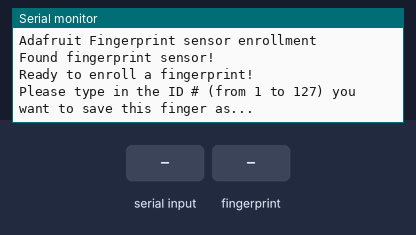
This sketch was run on a simulated Arduino Uno, built with avr-gcc and run on an emulated ATmega328P. Parts: the last lines printed to the serial monitor. Inputs (shaded band) come from the test bench.

Above: at 2.3 s.
2.4 s: "90,45\n" received over Serial
At 3.6 s:
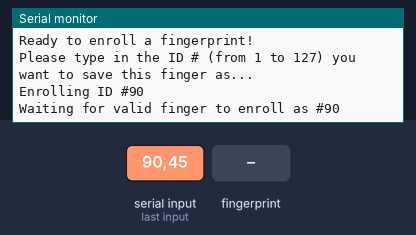
3.9 s: finger stored as number 1 placed on the sensor
At 5.2 s:
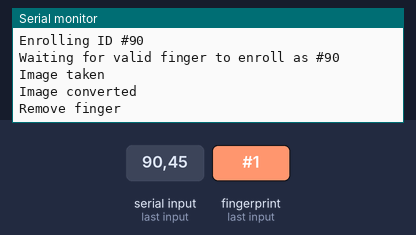
7.6 s: finger stored as number 1 placed on the sensor
At 7.76 s:
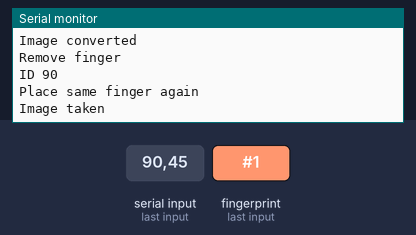

Measured:
- after the input at 2.4 s, the serial monitor: prints a new line at once (image 1)
- after the input at 3.9 s, the serial monitor: prints a new line at once (image 2)
- after the input at 7.6 s, the serial monitor: prints a new line at once (image 3)

The sketch:

masukkan_data_sidik_jari.ino
```cpp
#include <Adafruit_Fingerprint.h>
#include <SoftwareSerial.h>
SoftwareSerial mySerial(2, 3);

Adafruit_Fingerprint finger = Adafruit_Fingerprint(&mySerial);
uint8_t id;

void setup()
{
  Serial.begin(9600);
  while (!Serial);  // For Yun/Leo/Micro/Zero/...
  delay(100);
  Serial.println("\n\nAdafruit Fingerprint sensor enrollment");

  // set the data rate for the sensor serial port
  finger.begin(57600);

  if (finger.verifyPassword()) {
    Serial.println("Found fingerprint sensor!");
  } else {
    Serial.println("Did not find fingerprint sensor :(");
    while (1) { delay(1); }
  }
}

uint8_t readnumber(void) {
  uint8_t num = 0;

  while (num == 0) {
    while (! Serial.available());
    num = Serial.parseInt();
  }
  return num;
}

void loop()                     // run over and over again
{
  Serial.println("Ready to enroll a fingerprint!");
  Serial.println("Please type in the ID # (from 1 to 127) you want to save this finger as...");
  id = readnumber();
  if (id == 0) {// ID #0 not allowed, try again!
     return;
  }
  Serial.print("Enrolling ID #");
  Serial.println(id);

  while (!  getFingerprintEnroll() );
}

uint8_t getFingerprintEnroll() {

  int p = -1;
  Serial.print("Waiting for valid finger to enroll as #"); Serial.println(id);
  while (p != FINGERPRINT_OK) {
    p = finger.getImage();
    switch (p) {
    case FINGERPRINT_OK:
      Serial.println("Image taken");
      break;
    case FINGERPRINT_NOFINGER:
      //Serial.println(".");
      break;
    case FINGERPRINT_PACKETRECIEVEERR:
      Serial.println("Communication error");
      break;
    case FINGERPRINT_IMAGEFAIL:
      Serial.println("Imaging error");
      break;
    default:
      Serial.println("Unknown error");
      break;
    }
  }

  // OK success!

  p = finger.image2Tz(1);
  switch (p) {
    case FINGERPRINT_OK:
      Serial.println("Image converted");
      break;
    case FINGERPRINT_IMAGEMESS:
      Serial.println("Image too messy");
      return p;
    case FINGERPRINT_PACKETRECIEVEERR:
      Serial.println("Communication error");
      return p;
    case FINGERPRINT_FEATUREFAIL:
      Serial.println("Could not find fingerprint features");
      return p;
    case FINGERPRINT_INVALIDIMAGE:
      Serial.println("Could not find fingerprint features");
      return p;
    default:
      Serial.println("Unknown error");
      return p;
  }

  Serial.println("Remove finger");
  delay(2000);
  p = 0;
  while (p != FINGERPRINT_NOFINGER) {
    p = finger.getImage();
  }
  Serial.print("ID "); Serial.println(id);
  p = -1;
  Serial.println("Place same finger again");
  while (p != FINGERPRINT_OK) {
    p = finger.getImage();
    switch (p) {
    case FINGERPRINT_OK:
      Serial.println("Image taken");
      break;
    case FINGERPRINT_NOFINGER:
      //Serial.print(".");
      break;
    case FINGERPRINT_PACKETRECIEVEERR:
      Serial.println("Communication error");
      break;
    case FINGERPRINT_IMAGEFAIL:
      Serial.println("Imaging error");
      break;
    default:
      Serial.println("Unknown error");
      break;
    }
  }

  // OK success!

  p = finger.image2Tz(2);
  switch (p) {
    case FINGERPRINT_OK:
      Serial.println("Image converted");
      break;
    case FINGERPRINT_IMAGEMESS:
      Serial.println("Image too messy");
      return p;
    case FINGERPRINT_PACKETRECIEVEERR:
      Serial.println("Communication error");
      return p;
    case FINGERPRINT_FEATUREFAIL:
      Serial.println("Could not find fingerprint features");
      return p;
    case FINGERPRINT_INVALIDIMAGE:
      Serial.println("Could not find fingerprint features");
      return p;
    default:
      Serial.println("Unknown error");
      return p;
  }

  // OK converted!
  Serial.print("Creating model for #");  Serial.println(id);

  p = finger.createModel();
  if (p == FINGERPRINT_OK) {
    Serial.println("Prints matched!");
  } else if (p == FINGERPRINT_PACKETRECIEVEERR) {
    Serial.println("Communication error");
    return p;
  } else if (p == FINGERPRINT_ENROLLMISMATCH) {
    Serial.println("Fingerprints did not match");
    return p;
  } else {
    Serial.println("Unknown error");
    return p;
  }

  Serial.print("ID "); Serial.println(id);
  p = finger.storeModel(id);
  if (p == FINGERPRINT_OK) {
    Serial.println("Stored!");
  } else if (p == FINGERPRINT_PACKETRECIEVEERR) {
    Serial.println("Communication error");
    return p;
  } else if (p == FINGERPRINT_BADLOCATION) {
    Serial.println("Could not store in that location");
    return p;
  } else if (p == FINGERPRINT_FLASHERR) {
    Serial.println("Error writing to flash");
    return p;
  } else {
    Serial.println("Unknown error");
    return p;
  }
}
```
